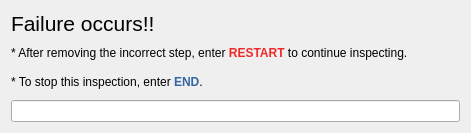
<?xml version="1.0" encoding="UTF-8"?>
<ui version="4.0">
 <class>ErrorStep_Dialog</class>
 <widget class="QDialog" name="ErrorStep_Dialog">
  <property name="geometry">
   <rect>
    <x>0</x>
    <y>0</y>
    <width>471</width>
    <height>133</height>
   </rect>
  </property>
  <property name="windowTitle">
   <string>Error Correction?</string>
  </property>
  <layout class="QGridLayout" name="gridLayout">
   <item row="0" column="0">
    <layout class="QVBoxLayout" name="verticalLayout">
     <item>
      <widget class="QLabel" name="label">
       <property name="font">
        <font>
         <pointsize>16</pointsize>
        </font>
       </property>
       <property name="text">
        <string>Failure occurs!!</string>
       </property>
      </widget>
     </item>
     <item>
      <widget class="QLabel" name="label_2">
       <property name="text">
        <string>&lt;html&gt;&lt;head/&gt;&lt;body&gt;&lt;p&gt;* After removing the incorrect step, enter &lt;span style=&quot; font-weight:600; color:#ef2929;&quot;&gt;RESTART&lt;/span&gt; to continue inspecting.&lt;/p&gt;&lt;/body&gt;&lt;/html&gt;</string>
       </property>
      </widget>
     </item>
     <item>
      <widget class="QLabel" name="label_3">
       <property name="text">
        <string>&lt;html&gt;&lt;head/&gt;&lt;body&gt;&lt;p&gt;* To stop this inspection, enter &lt;span style=&quot; font-weight:600; color:#3465a4;&quot;&gt;END&lt;/span&gt;.&lt;/p&gt;&lt;/body&gt;&lt;/html&gt;</string>
       </property>
      </widget>
     </item>
     <item>
      <widget class="QLineEdit" name="enterCode_lineEdit">
       <property name="placeholderText">
        <string/>
       </property>
      </widget>
     </item>
    </layout>
   </item>
  </layout>
 </widget>
 <resources/>
 <connections/>
</ui>
